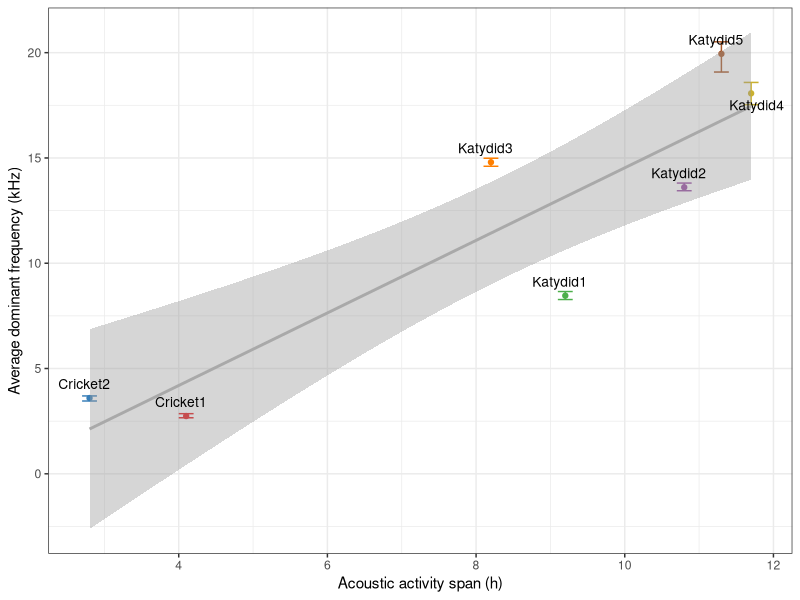

Write R code to recreate this figure.
library(dplyr)
library(ggplot2)

data<-data.frame(Hours = c(4.1,2.8,9.2,10.8,8.2,11.7,11.3),
                 Dom = c(2.742,3.597,8.46,13.606,14.797,18.069,19.946),
                 upp = c(2.855,3.698,8.656,13.808,14.987,18.587,20.518),
                 low = c(2.66,3.457,8.276,13.443,14.605,17.532,19.081),
                 species = c("Cricket1","Cricket2", "Katydid1", "Katydid2", "Katydid3", "Katydid4", "Katydid5"))

data$species <- factor(data$species,
                       levels=c("Cricket1","Cricket2", "Katydid1", "Katydid2", "Katydid3", "Katydid4", "Katydid5"))

data %>% ggplot()+
  geom_errorbar(aes(x=Hours, ymin=upp, ymax=low, color = species), width=0.2, size=0.5)+
  geom_point(aes(x = Hours, y = Dom, color = species))+
  geom_smooth(method= "glm", aes(x = Hours, y = Dom), color = "darkgray")+
  geom_text(aes(x = Hours, y = Dom, label = species), size=3.5, 
            hjust=ifelse(data$species=="Katydid4",0.4,0.6),
            vjust=ifelse(data$species=="Katydid4",1.7,-0.9))+
  scale_color_manual(values = c("#e41a1c","#377eb8","#4daf4a","#984ea3","#ff7f00",
                                "#c9b030","#a65628"))+
  labs( x ="Acoustic activity span (h)",
        y = "Average dominant frequency (kHz)"
  )+theme_bw()+
  theme(legend.position = "none")+
  scale_x_continuous(breaks = c(2,4,6,8,10,12))
